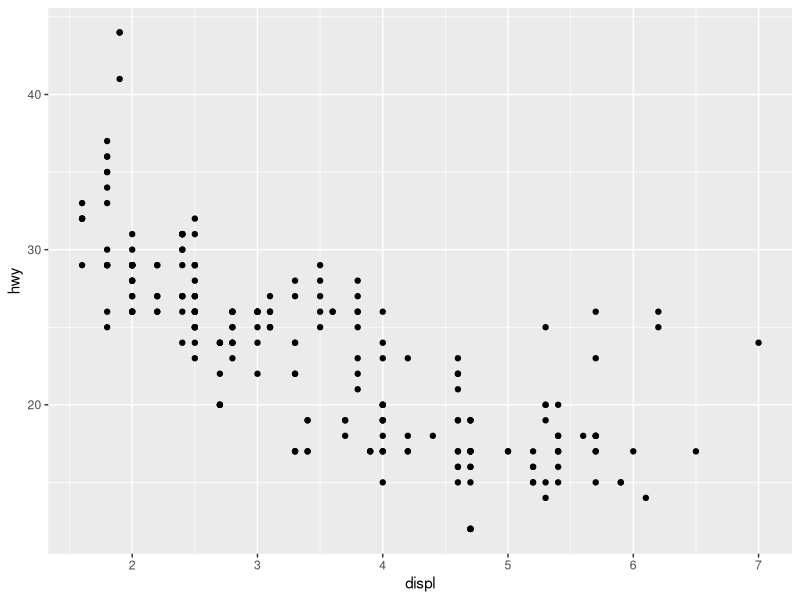
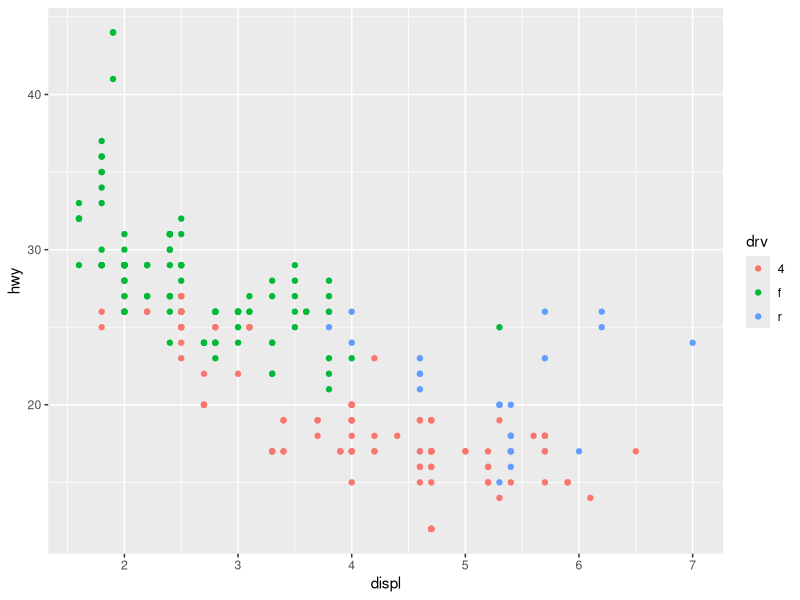
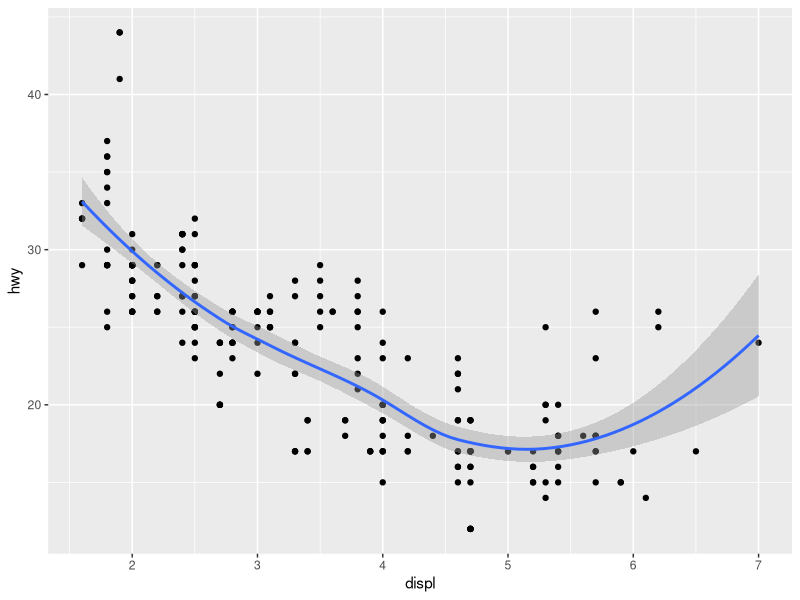
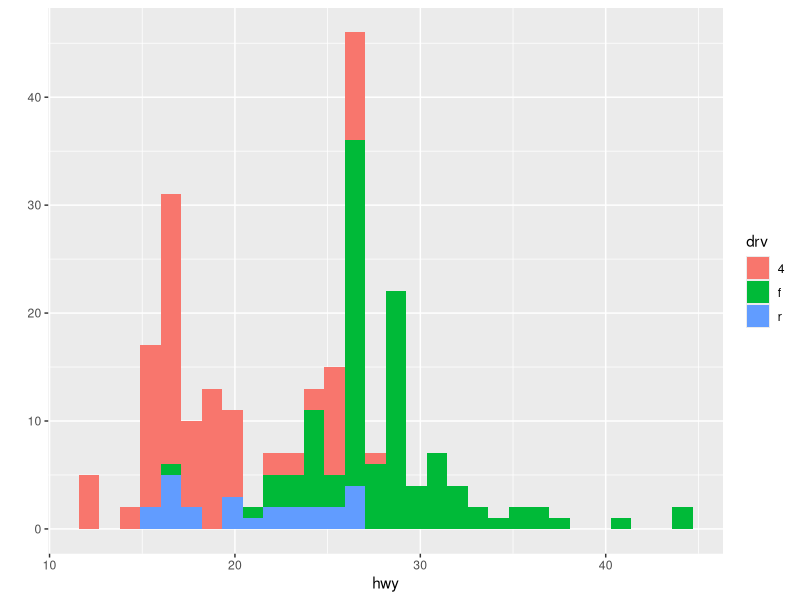
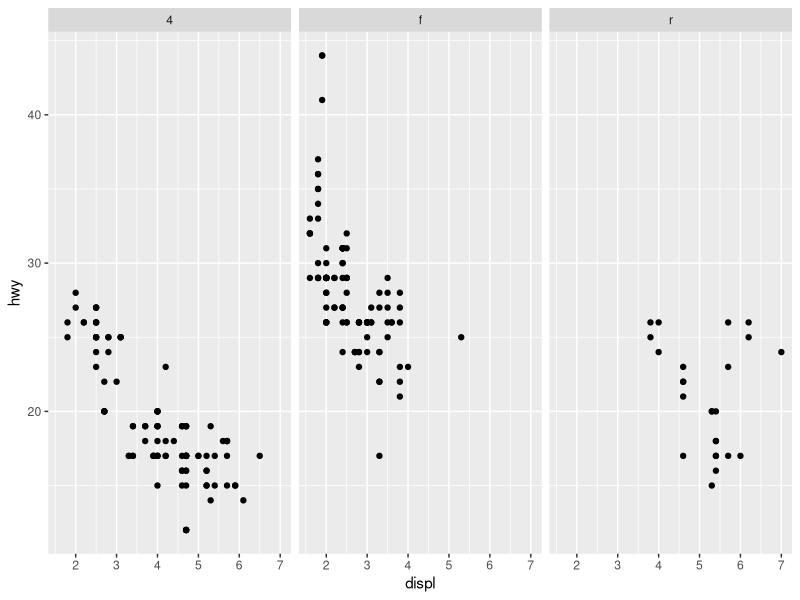
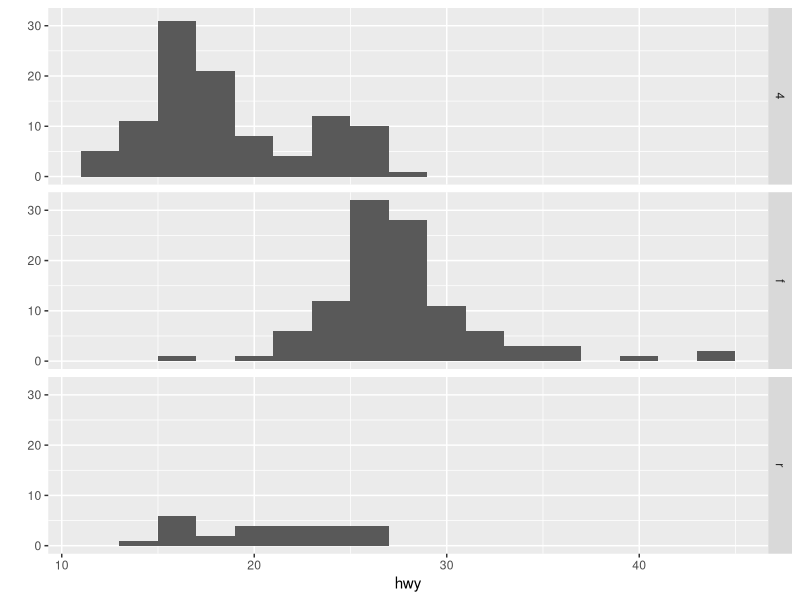
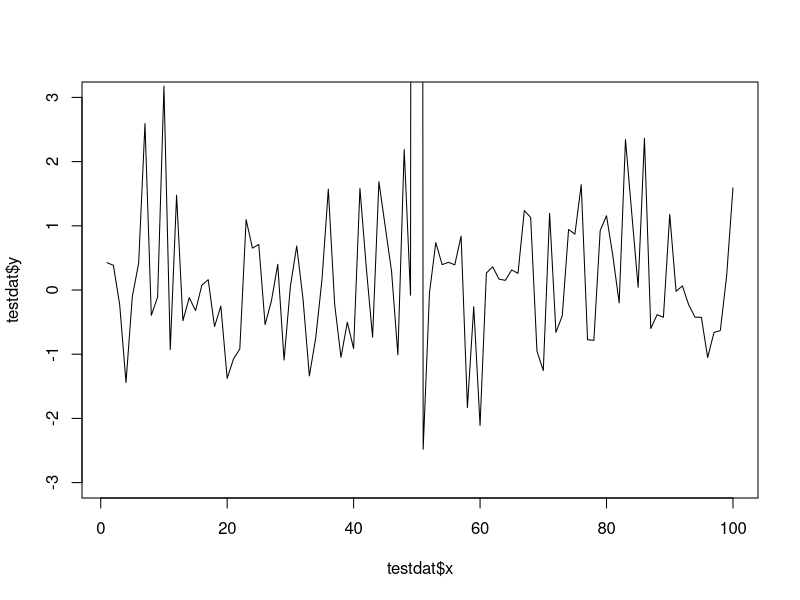
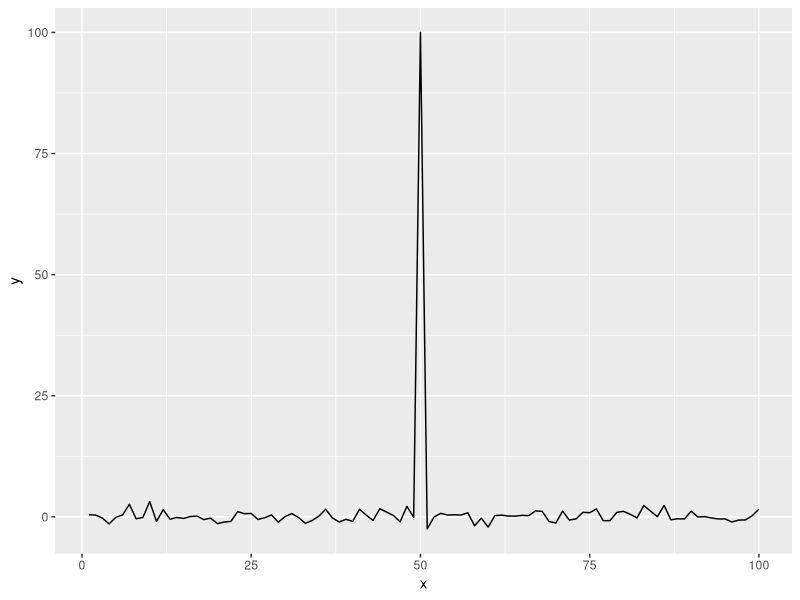

Recreate these plots in R, in order.
#uses data frames always (or will default to workspace)
#good practices for labelled data

#3 things
# 1. aesthetics - size, shape, coloar, etc.
# 2. geoms      - points, lines, etc.
# 3. factors    - how data is divided - subsets of geoms - labels data too

library(ggplot2)
str(mpg)

#args
#x, y, source
#x and y variables are searched for in souce
#scatterplot
qplot(displ, hwy, data=mpg)

#color code on the drv variable
qplot(displ,    hwy,	data	=	mpg,	color	=	drv)	

#adding a geom (shape to the data)
#best fit line?
qplot(displ,    hwy,	data	=	mpg,	geom	=	c("point",	"smooth"))	

#histogram
#only 1 variable
#color code by drv variable
qplot(hwy,    data	=	mpg,	fill	=	drv)

#facets
#like panels in latice
#make seperate plots for different values of drv
# . ~ drv
# split up rows by values in . (ie do not seperate out rows)
# split up cols by values in drv
qplot(displ,    hwy,	data	=	mpg,	facets	=	.	~	drv)
# drv ~ .
# split up cols by values in . (ie do not seperate out cols)
# split up rows by values in drv
qplot(hwy,    data	=	mpg,	facets	=	drv	~	.,	binwidth	=	2)	

#axis limits
#plot will generate and cut off the 100 value outlier
testdat <- data.frame(x = 1:100, y = rnorm(100))
testdat[50,2] <- 100 ## Outlier!
plot(testdat$x, testdat$y, type = "l", ylim = c(-3,3))

#plot will rescale to include the outlier 
#note the use of the line function 
#creates a line plot and not a scatter plot
# see other notes regarding this syntax semantics
g <- ggplot(testdat, aes(x = x, y = y))
g + geom_line()